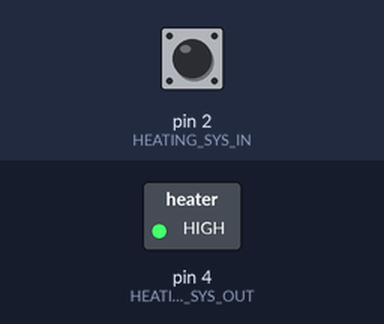
Bench run of a sketch on a simulated Arduino Uno, built with avr-gcc and run on an emulated ATmega328P. Shown: switched loads named in the sketch (green lamp = pin HIGH). The inputs (shaded band) are chosen by the test bench; at power-on: pin 2 (HEATING_SYS_IN) HIGH. No radio packets arrive unless stated.

Above: at 1.2 s.
1.3 s: pin 2 (HEATING_SYS_IN) pulled LOW for 0.15 s
At 1.37 s:
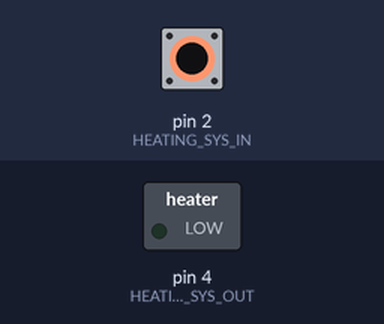
2.9 s: pin 2 (HEATING_SYS_IN) pulled LOW for 3.2 s
At 7.0 s:
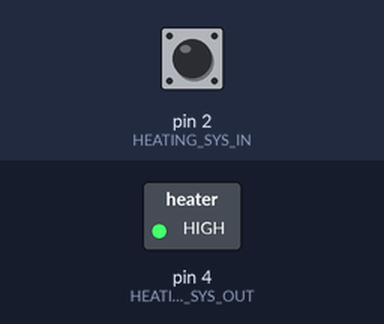
Timing chart, 0 to 8.5 s (numbered marks = the images above; inputs shaded):
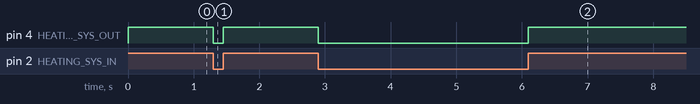

The sketch:

heating_system_reporter.ino
```cpp
#include <RF24.h>

static const int HEATING_SYS_IN = 2;
static const int HEATING_SYS_OUT = 4;
static const int RF_CE = 9;
static const int RF_CSN = 10;

static RF24 radio(RF_CE, RF_CSN);

static const uint8_t radioId[5] = "POOL";
static uint8_t radioPayload[1] = {0};

static uint32_t timeIndex = 0;
static uint8_t heatingSystemState = 0;

void setup()
{
	pinMode(HEATING_SYS_IN, INPUT_PULLUP);
	pinMode(HEATING_SYS_OUT, OUTPUT);

	radio.begin();
	radio.setChannel(1);
	radio.setPALevel(RF24_PA_MAX);
	radio.setAddressWidth(4);
	radio.setPayloadSize(sizeof(radioPayload));
	radio.openWritingPipe(radioId);
	radio.stopListening();
	radio.powerDown();
}

void loop()
{
	uint32_t t = millis() >> 13;
	uint8_t s = digitalRead(HEATING_SYS_IN);
	digitalWrite(HEATING_SYS_OUT, s);

	s = !s;

	if (t != timeIndex || s != heatingSystemState)
	{
		*radioPayload = s;

		radio.powerUp();
		radio.write(radioPayload, sizeof(radioPayload));
		radio.powerDown();

		timeIndex = t;
		heatingSystemState = s;
	}
}
```

Measured:
- after the input at 1.3 s, pin 4 (HEATING_SYS_OUT): HIGH → LOW at once, → HIGH 0.15 s later
- after the input at 2.9 s, pin 4 (HEATING_SYS_OUT): HIGH → LOW at once, → HIGH 3.2 s later
